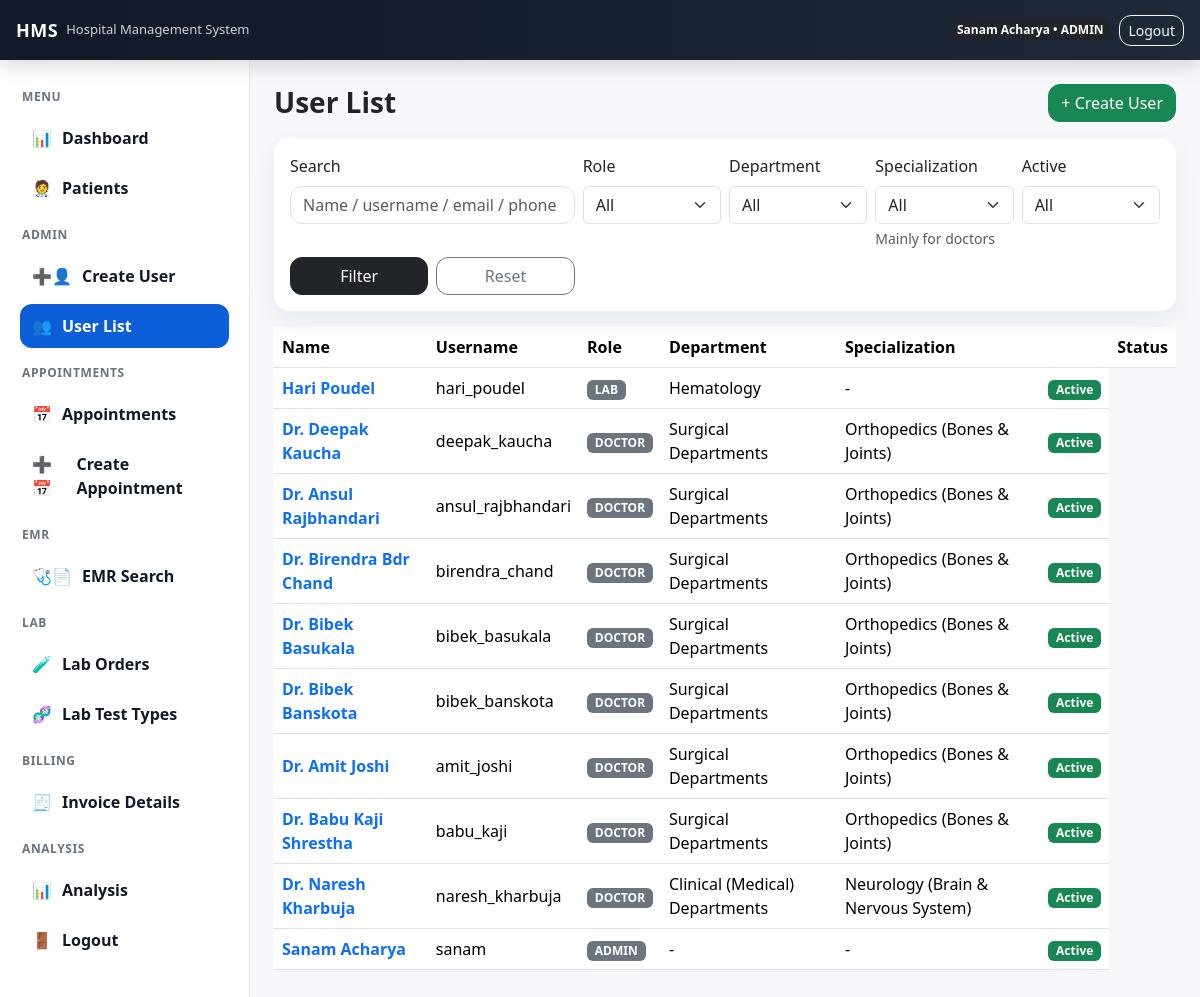
Page /users/ (signed in) on the committed database.
### accounts/models.py (models this page shows, shortened)
class User(AbstractUser):
    class Role(models.TextChoices):
        ADMIN = 'ADMIN', 'Admin'
        DOCTOR = 'DOCTOR', 'Doctor'
        NURSE = 'NURSE', 'Nurse'
        RECEPTION = 'RECEPTION', 'Reception'
        LAB = 'LAB', 'Lab'
        PHARMACY = 'PHARMACY', 'Pharmacy'
        HR = 'HR', 'HR'
        CASHIER = "CASHIER", "Cashier"
        ACCOUNTANT = "ACCOUNTANT", "Accountant"
    full_name = models.CharField(max_length=150)
    phone_number = models.CharField(max_length=20, blank=True)
    email = models.EmailField(unique=True)
    role = models.CharField(max_length=20, choices=Role.choices, default=Role.RECEPTION)
    department = models.ForeignKey(
        Department, on_delete=models.SET_NULL, null=True, blank=True
    )
    specialization = models.ForeignKey(
        "Specialization",
        on_delete=models.SET_NULL,
        null=True,
        blank=True,
        related_name="doctors"
    )

class Department(models.Model):
    name = models.CharField(max_length=120, unique=True)

class Specialization(models.Model):
    department = models.ForeignKey("Department", on_delete=models.CASCADE, related_name="specializations")
    name = models.CharField(max_length=120)
    class Meta:
        unique_together = ("department", "name")

### accounts/views.py (the view, shortened to what this page needs)
# urls.py: path("users/", user_list_view, name="user_list"),
@login_required
@roles_required("ADMIN")
def user_list_view(request):
    q = (request.GET.get("q") or "").strip()
    role = (request.GET.get("role") or "").strip()
    department_id = (request.GET.get("department") or "").strip()
    specialization_id = (request.GET.get("specialization") or "").strip()
    active = (request.GET.get("active") or "").strip()
    users = User.objects.all().select_related("department", "specialization").order_by("-id")
    if role:
        users = users.filter(role=role)
    if department_id:
        users = users.filter(department_id=department_id)
    if specialization_id:
        users = users.filter(specialization_id=specialization_id)
    if active in ["0", "1"]:
        users = users.filter(is_active=(active =="1"))
    paginator = Paginator(users, 10)
    page_number = request.GET.get("page")
    page_obj = paginator.get_page(page_number)
    departments = Department.objects.all().order_by("name")
    specilizations = Specialization.objects.select_related("department").order_by("name")
    role_choices = getattr(User, "Role", None)
    if role_choices:
        role_choices = User.Role.choices
    return render(request, "accounts/user_list.html", {
        "page_obj": page_obj,
        "q": q,
        "role": role,
        "department_id": department_id,
        "specialization_id": specialization_id,
        "active": active,
        "role_choices": role_choices,
        "departments": departments,
        "specializations": specilizations,
    })

### templates/accounts/user_list.html (shortened to what this page needs)
{% extends "base.html" %}
{% block content %}
<div class="d-flex justify-content-between align-items-center mb-3">
    <h3 class="fw-bold mb-0">User List</h3>
    <a class="btn btn-success" href="{% url 'create_user' %}">+ Create User</a>
</div>
<form method="get" class="card p-3 mb-3">
    <div class="row g-2 align-item-end">
        <div class="col-md-4">
            <label class="form-label">Search</label>
            <input class="form-control" name="q" value="{{ q }}" placeholder="Name / username / email / phone">
        </div>
        <div class="col-md-2">
            <label class="form-label">Role</label>
            <select class="form-select" name="role" id="roleFilter">
                <option value="">All</option>
            </select>
        </div>
        <div class="col-md-2">
            <label class="form-label">Department</label>
            <select class="form-select" name="department" id="departmentFilter">
                <option value="">All</option>
                </select>
        </div>
        <div class="col-md-2">
            <label class="form-label">Specialization</label>
            <select class="form-select" name="specialization" id="specializationFilter">
                <option value="">All</option>
            </select>
            <div class="form-text">Mainly for doctors</div>
        </div>
        <div class="col-md-2">
            <label class="form-label">Active</label>
            <select class="form-select" name="active">
                <option value=:"">All</option>
            </select>
        </div>
        <div class="col-md-2 d-grid">
            <button class="btn btn-dark">Filter</button>
        </div>
        <div class="col-md-2 d-grid">
            <a class="btn btn-outline-secondary" href="{% url 'user_list' %}">Reset</a>
        </div>
    </div>
</form>
<div class="card-shadow-sm">
    <div class="table-responsive">
        <table class="table table-hover mb-o align-middle">
            <thead class="table=light">
                <tr>
                    <th>Name</th>
                    <th>Username</th>
                    <th>Role</th>
                    <th>Department</th>
                    <th>Specialization<th>
                    <th>Status</th>
                </tr>
            </thead>
            <tbody>
                {% for u in page_obj %}
                    <tr>
                        <td class="fw-semibold">
                            <a href="{% url 'user_detail' u.id %}" class="text-decoration-none">
                                {{ u.full_name|default:"-" }}
                            </a>
                        </td>
                        <td>{{ u.username }}</td>
                        <td><span class="badge text-bg-secondary">{{ u.role }}</span></td>
                        <td>{{ u.department.name|default:"-" }}</td>
                        <td>{{ u.specialization.name|default:"-" }}</td>
                        <td>
                            {% if u.is_active %}
                                <span class="badge text-bg-success">Active</span>
                            {% else %}
                                <span class="bagde text-bg-danger">Inactive</span>
                            {% endif %}
                        </td>
                    </tr>
                {% empty %}
                <tr>
                    <td colspan="6" class="text-center text-muted py-4">No users found</td>
                </tr>
                {% endfor %}
            </tbody>
        </table>
    </div>
</div>
{% endblock %}

### templates/base.html (shortened to what this page needs)
{% load static %}
<!doctype html>
<html lang="en">
<head>
  <link href="https://cdn.jsdelivr.net/npm/bootstrap@5.3.3/dist/css/bootstrap.min.css" rel="stylesheet">
  <link rel="stylesheet" href="{% static 'css/style.css' %}">
</head>
<body class="hms-body">
  <header class="hms-topbar">
    <div class="container-fluid d-flex align-items-center justify-content-between px-3">
      <div class="d-flex align-items-center gap-2">
        <div class="hms-brand">HMS</div>
        <span class="hms-subtitle">Hospital Management System</span>
      </div>
      <div class="d-flex align-items-center gap-2">
        {% if user.is_authenticated %}
          <span class="badge rounded-pill text-bg-dark">
            {{ user.full_name }} • {{ user.role }}
          </span>
          <a class="btn btn-sm btn-outline-light" href="{% url 'logout' %}">Logout</a>
        {% else %}
          <a class="btn btn-sm btn-outline-light" href="{% url 'login' %}">Login</a>
        {% endif %}
      </div>
    </div>
  </header>
  <div class="hms-layout">
    {% if user.is_authenticated %}
      {% include "partials/sidebar.html" %}
    {% endif %}
    <main class="hms-main">
      <div class="container-fluid p-4">
        {% block content %}{% endblock %}
      </div>
    </main>
  </div>
</body>
</html>

### static/css/style.css (style rules this page uses)
html, body { height: 100%; }
.hms-body { background: #f6f8fc; margin: 0; font-family: system-ui, -apple-system, Segoe UI, Roboto, Arial, sans-serif; padding-top: 60px; }
.hms-topbar { height: 60px; background: linear-gradient(90deg, #111827, #1f2937); color: #fff; display: flex; align-items: center; position: fixed; top: 0; left: 0; right: 0; z-index: 9999; box-shadow: 0 6px 20px rgba(0,0,0,0.15); }
.hms-brand { font-weight: 800; letter-spacing: 0.5px; font-size: 18px; }
.hms-subtitle { font-size: 13px; opacity: 0.8; }
.hms-layout { display: flex; min-height: 100vh; }
.hms-main { flex: 1; height: calc(100vh - 60px); overflow: auto; }
.card { border: 0; border-radius: 16px; box-shadow: 0 10px 25px rgba(16, 24, 40, 0.07); }
.btn { border-radius: 12px; }
.form-control { border-radius: 12px; }

### rows in the picture
User: full_name "Sanam Acharya", role "ADMIN", username "sanam", department.name "-", specialization.name "-", is_active "Active"
User: full_name "Hari Poudel", username "hari_poudel", role "LAB", department.name "Hematology", specialization.name "-", is_active "Active"
User: full_name "Dr. Deepak Kaucha", username "deepak_kaucha", role "DOCTOR", department.name "Surgical Departments", specialization.name "Orthopedics (Bones & Joints)", is_active "Active"
User: full_name "Dr. Ansul Rajbhandari", username "ansul_rajbhandari", role "DOCTOR", department.name "Surgical Departments", specialization.name "Orthopedics (Bones & Joints)", is_active "Active"
User: full_name "Dr. Birendra Bdr Chand", username "birendra_chand", role "DOCTOR", department.name "Surgical Departments", specialization.name "Orthopedics (Bones & Joints)", is_active "Active"
User: full_name "Dr. Bibek Basukala", username "bibek_basukala", role "DOCTOR", department.name "Surgical Departments", specialization.name "Orthopedics (Bones & Joints)", is_active "Active"
User: full_name "Dr. Bibek Banskota", username "bibek_banskota", role "DOCTOR", department.name "Surgical Departments", specialization.name "Orthopedics (Bones & Joints)", is_active "Active"
User: full_name "Dr. Amit Joshi", username "amit_joshi", role "DOCTOR", department.name "Surgical Departments", specialization.name "Orthopedics (Bones & Joints)", is_active "Active"
User: full_name "Dr. Babu Kaji Shrestha", username "babu_kaji", role "DOCTOR", department.name "Surgical Departments", specialization.name "Orthopedics (Bones & Joints)", is_active "Active"
User: full_name "Dr. Naresh Kharbuja", username "naresh_kharbuja", role "DOCTOR", department.name "Clinical (Medical) Departments", specialization.name "Neurology (Brain & Nervous System)", is_active "Active"
